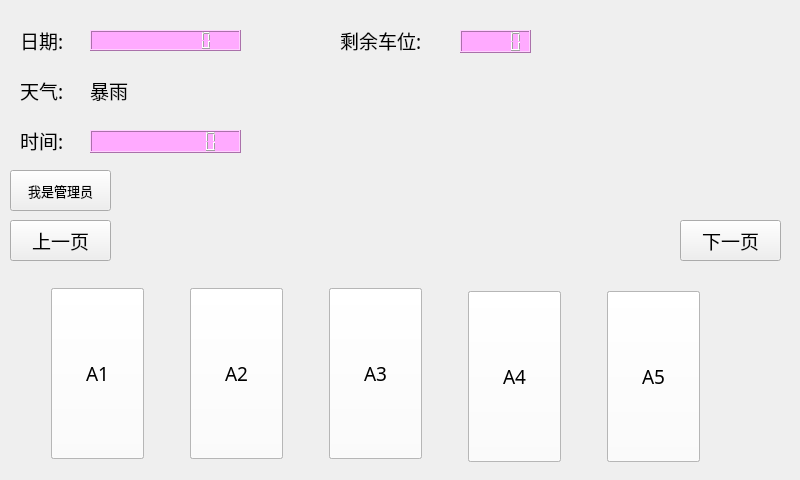
<?xml version="1.0" encoding="UTF-8"?>
<ui version="4.0">
 <class>MainWindow</class>
 <widget class="QMainWindow" name="MainWindow">
  <property name="geometry">
   <rect>
    <x>0</x>
    <y>0</y>
    <width>800</width>
    <height>480</height>
   </rect>
  </property>
  <property name="minimumSize">
   <size>
    <width>800</width>
    <height>480</height>
   </size>
  </property>
  <property name="maximumSize">
   <size>
    <width>800</width>
    <height>480</height>
   </size>
  </property>
  <property name="windowTitle">
   <string>MainWindow</string>
  </property>
  <property name="styleSheet">
   <string notr="true">QMainWindow{border-image: url(:/new/prefix1/pic/city.jpg);}</string>
  </property>
  <widget class="QWidget" name="centralwidget">
   <widget class="QPushButton" name="next">
    <property name="geometry">
     <rect>
      <x>680</x>
      <y>220</y>
      <width>101</width>
      <height>41</height>
     </rect>
    </property>
    <property name="font">
     <font>
      <family>楷体</family>
      <pointsize>14</pointsize>
     </font>
    </property>
    <property name="text">
     <string>下一页</string>
    </property>
   </widget>
   <widget class="QLabel" name="date">
    <property name="geometry">
     <rect>
      <x>20</x>
      <y>20</y>
      <width>61</width>
      <height>41</height>
     </rect>
    </property>
    <property name="font">
     <font>
      <family>楷体</family>
      <pointsize>14</pointsize>
     </font>
    </property>
    <property name="text">
     <string>日期:</string>
    </property>
   </widget>
   <widget class="QPushButton" name="previous">
    <property name="geometry">
     <rect>
      <x>10</x>
      <y>220</y>
      <width>101</width>
      <height>41</height>
     </rect>
    </property>
    <property name="font">
     <font>
      <family>楷体</family>
      <pointsize>14</pointsize>
     </font>
    </property>
    <property name="text">
     <string>上一页</string>
    </property>
   </widget>
   <widget class="QLabel" name="weather">
    <property name="geometry">
     <rect>
      <x>20</x>
      <y>70</y>
      <width>61</width>
      <height>41</height>
     </rect>
    </property>
    <property name="font">
     <font>
      <family>楷体</family>
      <pointsize>14</pointsize>
     </font>
    </property>
    <property name="text">
     <string>天气:</string>
    </property>
   </widget>
   <widget class="QLabel" name="weatherInfo">
    <property name="geometry">
     <rect>
      <x>90</x>
      <y>70</y>
      <width>81</width>
      <height>41</height>
     </rect>
    </property>
    <property name="font">
     <font>
      <family>楷体</family>
      <pointsize>14</pointsize>
     </font>
    </property>
    <property name="text">
     <string>暴雨</string>
    </property>
   </widget>
   <widget class="QLabel" name="time">
    <property name="geometry">
     <rect>
      <x>20</x>
      <y>120</y>
      <width>61</width>
      <height>41</height>
     </rect>
    </property>
    <property name="font">
     <font>
      <family>楷体</family>
      <pointsize>14</pointsize>
     </font>
    </property>
    <property name="text">
     <string>时间:</string>
    </property>
   </widget>
   <widget class="QWidget" name="W2" native="true">
    <property name="geometry">
     <rect>
      <x>10</x>
      <y>270</y>
      <width>781</width>
      <height>201</height>
     </rect>
    </property>
    <property name="font">
     <font>
      <family>楷体</family>
      <pointsize>14</pointsize>
     </font>
    </property>
    <property name="styleSheet">
     <string notr="true"/>
    </property>
    <widget class="QPushButton" name="B1">
     <property name="geometry">
      <rect>
       <x>41</x>
       <y>18</y>
       <width>93</width>
       <height>171</height>
      </rect>
     </property>
     <property name="font">
      <font>
       <family>楷体</family>
       <pointsize>14</pointsize>
      </font>
     </property>
     <property name="styleSheet">
      <string notr="true">background-color: rgb(255, 255, 255);</string>
     </property>
     <property name="text">
      <string>B1</string>
     </property>
    </widget>
    <widget class="QPushButton" name="B2">
     <property name="geometry">
      <rect>
       <x>180</x>
       <y>18</y>
       <width>93</width>
       <height>171</height>
      </rect>
     </property>
     <property name="font">
      <font>
       <family>楷体</family>
       <pointsize>14</pointsize>
      </font>
     </property>
     <property name="styleSheet">
      <string notr="true">background-color: rgb(255, 255, 255);</string>
     </property>
     <property name="text">
      <string>B2</string>
     </property>
    </widget>
    <widget class="QPushButton" name="B3">
     <property name="geometry">
      <rect>
       <x>319</x>
       <y>18</y>
       <width>93</width>
       <height>171</height>
      </rect>
     </property>
     <property name="font">
      <font>
       <family>楷体</family>
       <pointsize>14</pointsize>
      </font>
     </property>
     <property name="styleSheet">
      <string notr="true">background-color: rgb(255, 255, 255);</string>
     </property>
     <property name="text">
      <string>B3</string>
     </property>
    </widget>
    <widget class="QPushButton" name="B5">
     <property name="geometry">
      <rect>
       <x>597</x>
       <y>21</y>
       <width>93</width>
       <height>171</height>
      </rect>
     </property>
     <property name="font">
      <font>
       <family>楷体</family>
       <pointsize>14</pointsize>
      </font>
     </property>
     <property name="styleSheet">
      <string notr="true">background-color: rgb(255, 255, 255);</string>
     </property>
     <property name="text">
      <string>B5</string>
     </property>
    </widget>
    <widget class="QPushButton" name="B4">
     <property name="geometry">
      <rect>
       <x>458</x>
       <y>21</y>
       <width>93</width>
       <height>171</height>
      </rect>
     </property>
     <property name="font">
      <font>
       <family>楷体</family>
       <pointsize>14</pointsize>
      </font>
     </property>
     <property name="styleSheet">
      <string notr="true">background-color: rgb(255, 255, 255);</string>
     </property>
     <property name="text">
      <string>B4</string>
     </property>
    </widget>
   </widget>
   <widget class="QWidget" name="W1" native="true">
    <property name="geometry">
     <rect>
      <x>10</x>
      <y>270</y>
      <width>781</width>
      <height>201</height>
     </rect>
    </property>
    <property name="font">
     <font>
      <family>楷体</family>
      <pointsize>14</pointsize>
     </font>
    </property>
    <property name="styleSheet">
     <string notr="true"/>
    </property>
    <widget class="QPushButton" name="A1">
     <property name="geometry">
      <rect>
       <x>41</x>
       <y>18</y>
       <width>93</width>
       <height>171</height>
      </rect>
     </property>
     <property name="font">
      <font>
       <family>楷体</family>
       <pointsize>14</pointsize>
      </font>
     </property>
     <property name="styleSheet">
      <string notr="true">background-color: rgb(255, 255, 255);</string>
     </property>
     <property name="text">
      <string>A1</string>
     </property>
    </widget>
    <widget class="QPushButton" name="A2">
     <property name="geometry">
      <rect>
       <x>180</x>
       <y>18</y>
       <width>93</width>
       <height>171</height>
      </rect>
     </property>
     <property name="font">
      <font>
       <family>楷体</family>
       <pointsize>14</pointsize>
      </font>
     </property>
     <property name="styleSheet">
      <string notr="true">background-color: rgb(255, 255, 255);</string>
     </property>
     <property name="text">
      <string>A2</string>
     </property>
    </widget>
    <widget class="QPushButton" name="A3">
     <property name="geometry">
      <rect>
       <x>319</x>
       <y>18</y>
       <width>93</width>
       <height>171</height>
      </rect>
     </property>
     <property name="font">
      <font>
       <family>楷体</family>
       <pointsize>14</pointsize>
      </font>
     </property>
     <property name="styleSheet">
      <string notr="true">background-color: rgb(255, 255, 255);</string>
     </property>
     <property name="text">
      <string>A3</string>
     </property>
    </widget>
    <widget class="QPushButton" name="A5">
     <property name="geometry">
      <rect>
       <x>597</x>
       <y>21</y>
       <width>93</width>
       <height>171</height>
      </rect>
     </property>
     <property name="font">
      <font>
       <family>楷体</family>
       <pointsize>14</pointsize>
      </font>
     </property>
     <property name="styleSheet">
      <string notr="true">background-color: rgb(255, 255, 255);</string>
     </property>
     <property name="text">
      <string>A5</string>
     </property>
    </widget>
    <widget class="QPushButton" name="A4">
     <property name="geometry">
      <rect>
       <x>458</x>
       <y>21</y>
       <width>93</width>
       <height>171</height>
      </rect>
     </property>
     <property name="font">
      <font>
       <family>楷体</family>
       <pointsize>14</pointsize>
      </font>
     </property>
     <property name="styleSheet">
      <string notr="true">background-color: rgb(255, 255, 255);</string>
     </property>
     <property name="text">
      <string>A4</string>
     </property>
    </widget>
   </widget>
   <widget class="QWidget" name="W3" native="true">
    <property name="geometry">
     <rect>
      <x>10</x>
      <y>270</y>
      <width>781</width>
      <height>201</height>
     </rect>
    </property>
    <property name="font">
     <font>
      <family>楷体</family>
      <pointsize>14</pointsize>
     </font>
    </property>
    <property name="styleSheet">
     <string notr="true"/>
    </property>
    <widget class="QPushButton" name="C1">
     <property name="geometry">
      <rect>
       <x>41</x>
       <y>18</y>
       <width>93</width>
       <height>171</height>
      </rect>
     </property>
     <property name="font">
      <font>
       <family>楷体</family>
       <pointsize>14</pointsize>
      </font>
     </property>
     <property name="styleSheet">
      <string notr="true">background-color: rgb(255, 255, 255);</string>
     </property>
     <property name="text">
      <string>C1</string>
     </property>
    </widget>
    <widget class="QPushButton" name="C2">
     <property name="geometry">
      <rect>
       <x>180</x>
       <y>18</y>
       <width>93</width>
       <height>171</height>
      </rect>
     </property>
     <property name="font">
      <font>
       <family>楷体</family>
       <pointsize>14</pointsize>
      </font>
     </property>
     <property name="styleSheet">
      <string notr="true">background-color: rgb(255, 255, 255);</string>
     </property>
     <property name="text">
      <string>C2</string>
     </property>
    </widget>
    <widget class="QPushButton" name="C3">
     <property name="geometry">
      <rect>
       <x>319</x>
       <y>18</y>
       <width>93</width>
       <height>171</height>
      </rect>
     </property>
     <property name="font">
      <font>
       <family>楷体</family>
       <pointsize>14</pointsize>
      </font>
     </property>
     <property name="styleSheet">
      <string notr="true">background-color: rgb(255, 255, 255);</string>
     </property>
     <property name="text">
      <string>C3</string>
     </property>
    </widget>
    <widget class="QPushButton" name="C5">
     <property name="geometry">
      <rect>
       <x>597</x>
       <y>21</y>
       <width>93</width>
       <height>171</height>
      </rect>
     </property>
     <property name="font">
      <font>
       <family>楷体</family>
       <pointsize>14</pointsize>
      </font>
     </property>
     <property name="styleSheet">
      <string notr="true">background-color: rgb(255, 255, 255);</string>
     </property>
     <property name="text">
      <string>C5</string>
     </property>
    </widget>
    <widget class="QPushButton" name="C4">
     <property name="geometry">
      <rect>
       <x>458</x>
       <y>21</y>
       <width>93</width>
       <height>171</height>
      </rect>
     </property>
     <property name="font">
      <font>
       <family>楷体</family>
       <pointsize>14</pointsize>
      </font>
     </property>
     <property name="styleSheet">
      <string notr="true">background-color: rgb(255, 255, 255);</string>
     </property>
     <property name="text">
      <string>C4</string>
     </property>
    </widget>
   </widget>
   <widget class="QLabel" name="residual">
    <property name="geometry">
     <rect>
      <x>340</x>
      <y>20</y>
      <width>111</width>
      <height>41</height>
     </rect>
    </property>
    <property name="font">
     <font>
      <family>楷体</family>
      <pointsize>14</pointsize>
     </font>
    </property>
    <property name="text">
     <string>剩余车位:</string>
    </property>
   </widget>
   <widget class="QPushButton" name="previous_2">
    <property name="geometry">
     <rect>
      <x>10</x>
      <y>170</y>
      <width>101</width>
      <height>41</height>
     </rect>
    </property>
    <property name="font">
     <font>
      <family>楷体</family>
      <pointsize>10</pointsize>
     </font>
    </property>
    <property name="text">
     <string>我是管理员</string>
    </property>
   </widget>
   <widget class="QLCDNumber" name="timeInfo">
    <property name="geometry">
     <rect>
      <x>90</x>
      <y>130</y>
      <width>151</width>
      <height>23</height>
     </rect>
    </property>
    <property name="styleSheet">
     <string notr="true">background-color: rgb(255, 170, 255);</string>
    </property>
    <property name="digitCount">
     <number>10</number>
    </property>
   </widget>
   <widget class="QLCDNumber" name="dateInfo">
    <property name="geometry">
     <rect>
      <x>90</x>
      <y>30</y>
      <width>151</width>
      <height>21</height>
     </rect>
    </property>
    <property name="styleSheet">
     <string notr="true">background-color: rgb(255, 170, 255);</string>
    </property>
    <property name="digitCount">
     <number>10</number>
    </property>
   </widget>
   <widget class="QLCDNumber" name="residualInfo">
    <property name="geometry">
     <rect>
      <x>460</x>
      <y>30</y>
      <width>71</width>
      <height>23</height>
     </rect>
    </property>
    <property name="styleSheet">
     <string notr="true">background-color: rgb(255, 170, 255);</string>
    </property>
   </widget>
   <widget class="QLabel" name="pic">
    <property name="geometry">
     <rect>
      <x>330</x>
      <y>110</y>
      <width>160</width>
      <height>120</height>
     </rect>
    </property>
    <property name="minimumSize">
     <size>
      <width>160</width>
      <height>120</height>
     </size>
    </property>
    <property name="maximumSize">
     <size>
      <width>160</width>
      <height>120</height>
     </size>
    </property>
    <property name="text">
     <string/>
    </property>
   </widget>
   <zorder>W3</zorder>
   <zorder>W2</zorder>
   <zorder>W1</zorder>
   <zorder>next</zorder>
   <zorder>date</zorder>
   <zorder>previous</zorder>
   <zorder>weather</zorder>
   <zorder>weatherInfo</zorder>
   <zorder>time</zorder>
   <zorder>residual</zorder>
   <zorder>previous_2</zorder>
   <zorder>timeInfo</zorder>
   <zorder>dateInfo</zorder>
   <zorder>residualInfo</zorder>
   <zorder>pic</zorder>
  </widget>
 </widget>
 <resources/>
 <connections/>
</ui>
